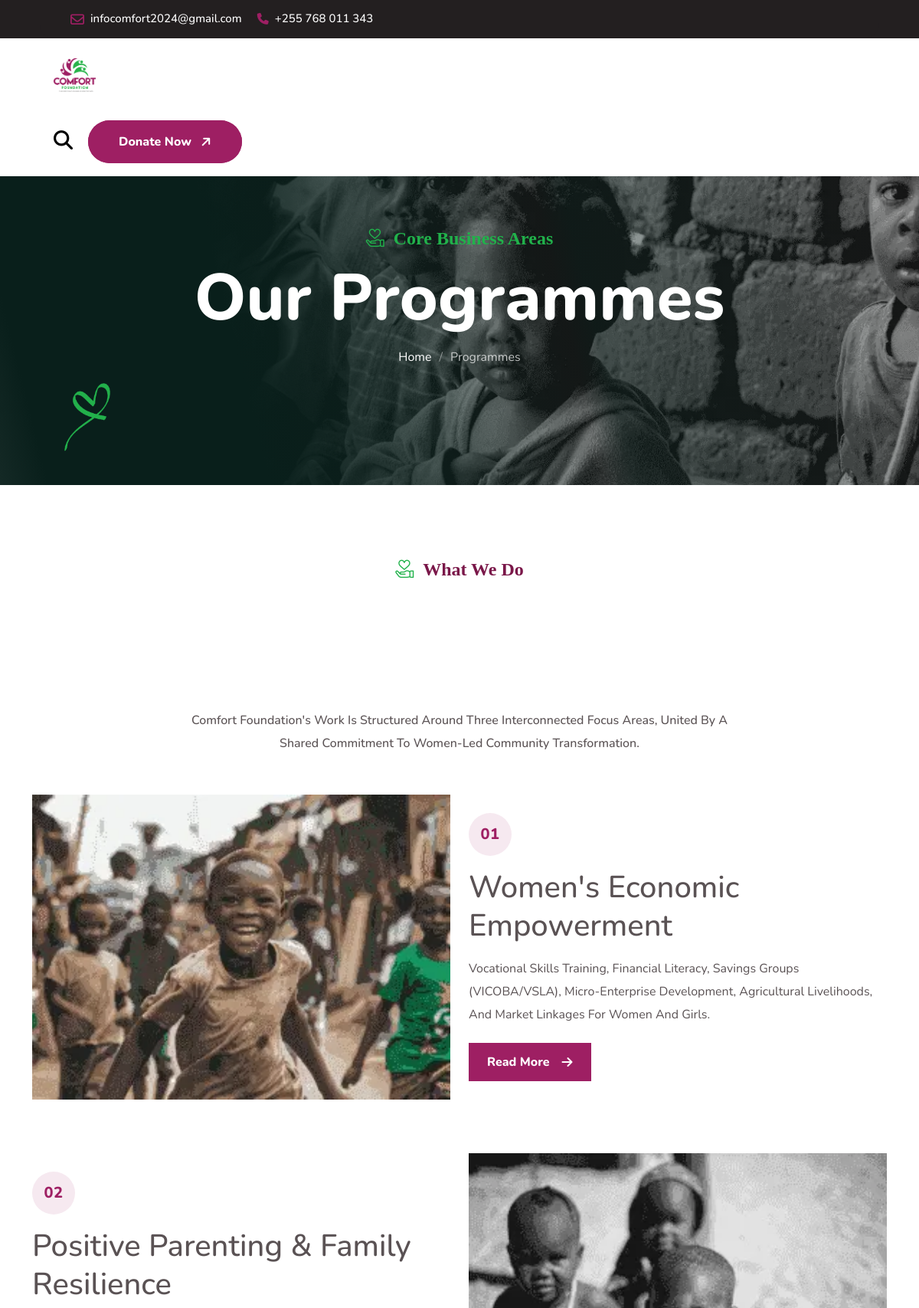
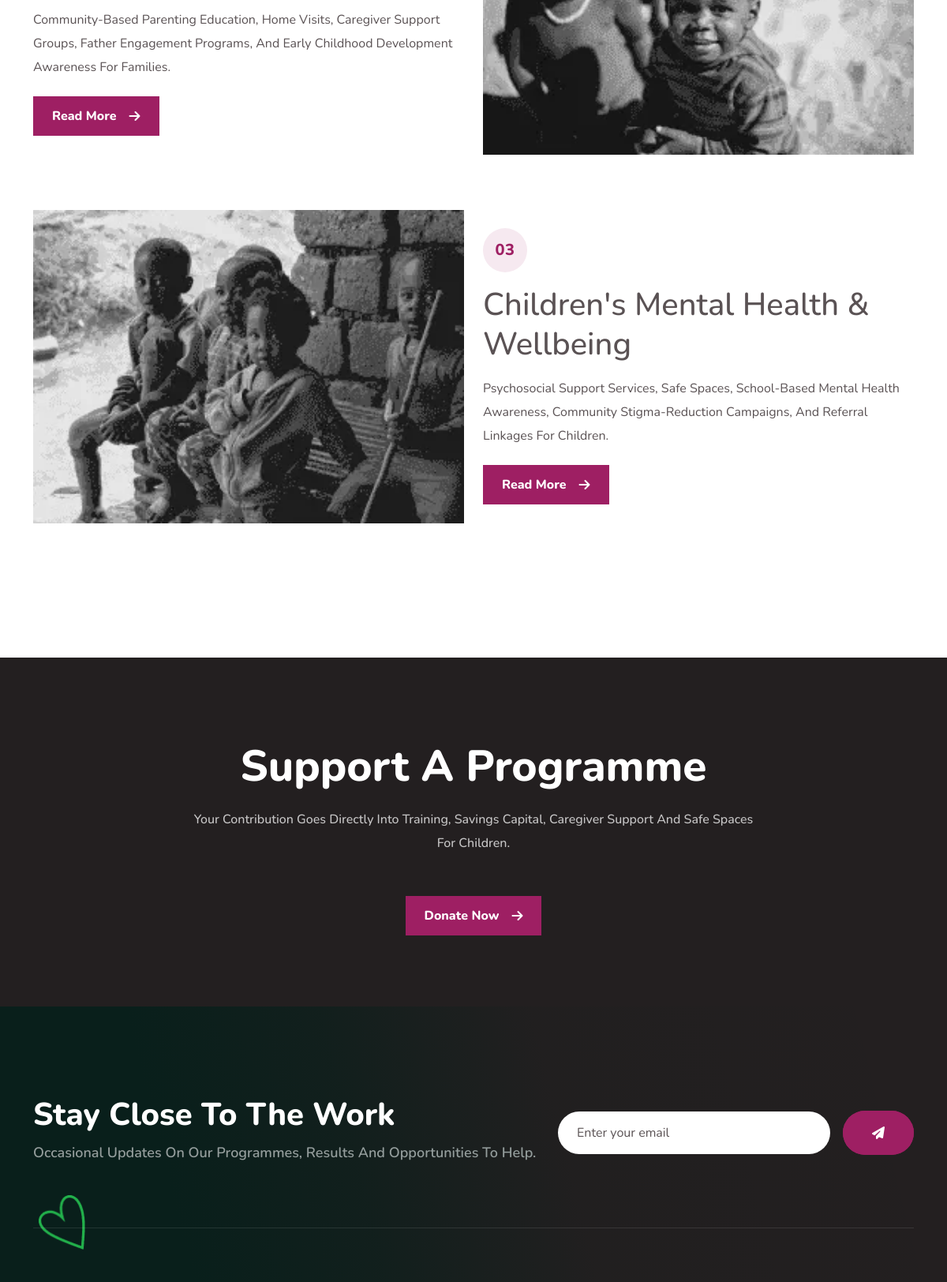
The page /programs (signed in, upper part) on the database its author committed (2 pictures, top to bottom).
### tables this page shows
CREATE TABLE IF NOT EXISTS `programs` (
  `id`         INT UNSIGNED NOT NULL AUTO_INCREMENT,
  `slug`       VARCHAR(160) NOT NULL,
  `number`     VARCHAR(8)   NOT NULL DEFAULT '',
  `title`      VARCHAR(190) NOT NULL,
  `icon`       VARCHAR(60)  NOT NULL DEFAULT 'icon-education',
  `summary`    TEXT         NULL,
  `body`       MEDIUMTEXT   NULL,
  `image`      VARCHAR(255) NULL,
  `goal_amount`   DECIMAL(12,2) NOT NULL DEFAULT 0,
  `raised_amount` DECIMAL(12,2) NOT NULL DEFAULT 0,
  `is_published`  TINYINT(1) NOT NULL DEFAULT 1,
  `sort_order` INT          NOT NULL DEFAULT 0,
  `created_at` DATETIME     NOT NULL DEFAULT CURRENT_TIMESTAMP,
  `updated_at` DATETIME     NOT NULL DEFAULT CURRENT_TIMESTAMP ON UPDATE CURRENT_TIMESTAMP,
  PRIMARY KEY (`id`),
  UNIQUE KEY `uq_programs_slug` (`slug`),
  KEY `ix_programs_pub` (`is_published`,`sort_order`)
);

### app/repository.php (called while the page is built, shortened)
<?php
function settings(): array
{
    static $cache = null;
    if ($cache !== null) {
        return $cache;
    }
    $cache = [];
    if (db_ready()) {
        foreach (all('SELECT key_name, value FROM settings') as $r) {
            $cache[$r['key_name']] = $r['value'];
        }
    }
    return $cache;
}
function setting(string $key, string $default = ''): string
{
    $s = settings();
    $v = $s[$key] ?? '';
    return ($v === null || $v === '') ? $default : (string) $v;
}
function social_links(): array
{
    $map = [
        'facebook'  => ['social_facebook',  'fa-brands fa-facebook-f', 'Facebook'],
        'twitter'   => ['social_twitter',   'fa-brands fa-twitter',    'X (Twitter)'],
        'instagram' => ['social_instagram', 'fa-brands fa-instagram',  'Instagram'],
        'linkedin'  => ['social_linkedin',  'fa-brands fa-linkedin-in','LinkedIn'],
        'youtube'   => ['social_youtube',   'fa-brands fa-youtube',    'YouTube'],
    ];
    $out = [];
    foreach ($map as $key => [$settingKey, $icon, $label]) {
        $url = setting($settingKey);
    }
    return $out;
}
function programs(int $limit = 0): array
{
    $sql = 'SELECT * FROM programs WHERE is_published = 1 ORDER BY sort_order, id';
    return all($sql);
}

### app/database.php (called while the page is built, shortened)
<?php
function db(): PDO
{
    static $pdo = null;
    if ($pdo instanceof PDO) {
        return $pdo;
    }
    $cfg = $GLOBALS['cf_config']['db'];
    $dsn = trim((string) ($cfg['dsn'] ?? ''));
    if ($dsn === '') {
        $dsn = sprintf(
            'mysql:host=%s;dbname=%s;charset=%s',
            $cfg['host'],
            $cfg['name'],
            $cfg['charset'] ?? 'utf8mb4'
        );
    }
    try {
        $pdo = new PDO($dsn, $cfg['user'], $cfg['pass'], [
            PDO::ATTR_ERRMODE            => PDO::ERRMODE_EXCEPTION,
            PDO::ATTR_DEFAULT_FETCH_MODE => PDO::FETCH_ASSOC,
            PDO::ATTR_EMULATE_PREPARES   => false,
            PDO::ATTR_STRINGIFY_FETCHES  => false,
        ]);
    } catch (PDOException $e) {
        error_log('[Comfort Foundation] DB connection failed: ' . $e->getMessage());
        if (!empty($GLOBALS['cf_config']['debug'])) {
            http_response_code(500);
            exit('Database connection failed: ' . htmlspecialchars($e->getMessage(), ENT_QUOTES, 'UTF-8'));
        }
        http_response_code(503);
        exit('The site is temporarily unavailable. Please try again shortly.');
    }
    return $pdo;
}
function q(string $sql, array $params = []): PDOStatement
{
    $stmt = db()->prepare($sql);
    $stmt->execute($params);
    return $stmt;
}
function all(string $sql, array $params = []): array
{
    return q($sql, $params)->fetchAll();
}
function db_ready(): bool
{
    static $ready = null;
    if ($ready !== null) {
        return $ready;
    }
    try {
        $ready = true;
    } catch (Throwable $e) {
        $ready = false;
    }
    return $ready;
}

### app/views/partials/nav.php (called while the page is built)
<?php
function cf_nav(): array
{
    return [
        ['label' => 'Home',    'href' => ''],
        ['label' => 'About',   'href' => 'about'],
        ['label' => 'Programmes', 'href' => 'programs', 'children' => array_merge(
            [['label' => 'All Programmes', 'href' => 'programs']],
            array_map(
                static fn(array $p): array => ['label' => $p['title'], 'href' => 'programs/' . $p['slug']],
                programs()
            )
        )],
        ['label' => 'Get Involved', 'href' => 'donate', 'children' => [
            ['label' => 'Donate',            'href' => 'donate'],
            ['label' => 'Become a Volunteer','href' => 'volunteer'],
            ['label' => 'Partner With Us',   'href' => 'partner'],
        ]],
        ['label' => 'News & Events', 'href' => 'news', 'children' => [
            ['label' => 'News & Stories', 'href' => 'news'],
            ['label' => 'Events',         'href' => 'events'],
            ['label' => 'Gallery',        'href' => 'gallery'],
        ]],
        ['label' => 'About Us More', 'href' => 'impact', 'children' => [
            ['label' => 'Our Impact', 'href' => 'impact'],
            ['label' => 'Our Team',   'href' => 'team'],
            ['label' => 'FAQ',        'href' => 'faq'],
        ]],
        ['label' => 'Contact', 'href' => 'contact'],
    ];
}

### app/views/pages/programs.php (the view, shortened to what this page needs)
<?php $progs = programs(); ?>
<section style="padding:100px 0;">
    <div class="container">
        <div class="row justify-content-center">
            <div class="col-12 col-lg-10 col-xl-8">
                <div class="section__header text-center" data-aos="fade-up" data-aos-duration="1000">
                    <span class="sub-title"><i class="icon-donation"></i>What we do</span>
                    <h2 class="title-animation">Three interconnected <span>focus areas</span></h2>
                    <p>Comfort Foundation's work is structured around three interconnected focus areas, united by a shared commitment to women-led community transformation.</p>
                </div>
            </div>
        </div>
        <?php if (!$progs): ?>
            <div class="cf-empty"><i class="icon-donation"></i><p>Programme details are being prepared. Please check back shortly.</p></div>
        <?php else: ?>
        <?php foreach ($progs as $i => $p): ?>
        <div class="row gutter-40 align-items-center" style="margin-bottom:70px;">
            <div class="col-12 col-lg-6 <?= $i % 2 ? 'order-lg-2' : '' ?>">
                <div data-aos="<?= $i % 2 ? 'fade-left' : 'fade-right' ?>" data-aos-duration="1000">
                    <?= img($p['image'], ['alt' => $p['title'], 'class' => 'w-100', 'fallback' => 'assets/images/cause/one.webp']) ?>
                </div>
            </div>
            <div class="col-12 col-lg-6 <?= $i % 2 ? 'order-lg-1' : '' ?>">
                <div class="help__content" data-aos="fade-up" data-aos-duration="1000">
                    <span class="cf-pillar__num" style="margin-bottom:16px;"><?= e($p['number'] ?: str_pad((string) ($i + 1), 2, '0', STR_PAD_LEFT)) ?></span>
                    <h3 style="margin-bottom:16px;"><?= e($p['title']) ?></h3>
                    <p><?= e($p['summary']) ?></p>
                    <a href="<?= e(url('programs/' . $p['slug'])) ?>" class="btn--primary" style="margin-top:22px;">Read More <i class="fa-solid fa-arrow-right"></i></a>
                </div>
            </div>
        </div>
        <?php endforeach; ?>
        <?php endif; ?>
    </div>
</section>
<section class="cf-approach" style="padding:90px 0;">
    <div class="container">
        <div class="row justify-content-center"><div class="col-12 col-xl-8">
            <div class="section__header text-center"><h2>Support a programme</h2>
            <p style="color:rgba(255,255,255,.75)">Your contribution goes directly into training, savings capital, caregiver support and safe spaces for children.</p></div>
            <div class="text-center" style="margin-top:26px;"><a href="<?= e(url('donate')) ?>" class="btn--primary">Donate Now <i class="fa-solid fa-arrow-right"></i></a></div>
        </div></div>
    </div>
</section>

### app/helpers.php (shortened to what this page needs)
<?php
function e($value): string
{
    return htmlspecialchars((string) $value, ENT_QUOTES | ENT_SUBSTITUTE, 'UTF-8');
}
function base_path(): string
{
    $configured = (string) ($GLOBALS['cf_config']['base_path'] ?? '');
    static $auto = null;
    if ($auto === null) {
        $dir = rtrim(str_replace('\\', '/', dirname((string) ($_SERVER['SCRIPT_NAME'] ?? ''))), '/');
        $auto = ($dir === '/' || $dir === '.') ? '' : $dir;
    }
    return $auto;
}
function url(string $path = ''): string
{
    $path = ltrim($path, '/');
    return base_path() . '/' . $path;
}
function abs_url(string $path = ''): string
{
    $site = rtrim((string) ($GLOBALS['cf_config']['site_url'] ?? ''), '/');
    return $site . url($path);
}
function media(?string $path, string $fallback = 'assets/images/blog/one.webp'): string
{
    $path = trim((string) $path);
    if ($path === '' || !is_file(CF_ROOT . '/' . ltrim($path, '/'))) {
        $path = $fallback;
    }
    return base_path() . '/' . ltrim($path, '/');
}
function img(?string $path, array $opts = []): string
{
    $src    = media($path, $opts['fallback'] ?? 'assets/images/blog/one.webp');
    $alt    = e($opts['alt'] ?? '');
    $class  = isset($opts['class']) ? ' class="' . e($opts['class']) . '"' : '';
    $lazy   = ($opts['lazy'] ?? true) ? ' loading="lazy" decoding="async"' : ' decoding="async" fetchpriority="high"';
    $w      = isset($opts['width'])  ? ' width="'  . (int) $opts['width']  . '"' : '';
    $h      = isset($opts['height']) ? ' height="' . (int) $opts['height'] . '"' : '';
    return '<img src="' . e($src) . '" alt="' . $alt . '"' . $class . $w . $h . $lazy . '>';
}
function in_section(string $prefix): bool
{
    $current = (string) ($GLOBALS['cf_route'] ?? '');
    $prefix  = trim($prefix, '/');
    return $current === $prefix || str_starts_with($current, $prefix . '/');
}
function view(string $name, array $data = []): string
{
    $file = CF_APP . '/views/' . $name . '.php';
    extract($data, EXTR_SKIP);
    include $file;
    return (string) ob_get_clean();
}
function partial(string $name, array $data = []): void
{
    echo view('partials/' . $name, $data);
}
function render(string $page, array $data = []): void
{
    $data['content'] = view('pages/' . $page, $data);
    echo view('layouts/base', $data);
}

### rows shown on the page
programs: image (picture), number "01", title "Women's Economic Empowerment", summary "Vocational Skills Training, Financial Literacy, Savings Groups (VICOBA/VSLA), Micro-Enterprise Development, Agricultural Livelihoods, And Market Linkages For Women And Girls."
programs: image (picture), number "02", title "Positive Parenting & Family Resilience", summary "Community-Based Parenting Education, Home Visits, Caregiver Support Groups, Father Engagement Programs, And Early Childhood Development Awareness For Families."
programs: image (picture), number "03", title "Children's Mental Health & Wellbeing", summary "Psychosocial Support Services, Safe Spaces, School-Based Mental Health Awareness, Community Stigma-Reduction Campaigns, And Referral Linkages For Children."

### other values the page prints
setting('contact_email') "infocomfort2024@gmail.com"
setting('contact_phone') "+255 768 011 343"
$eyebrow "Core Business Areas"
$label "Programmes"
